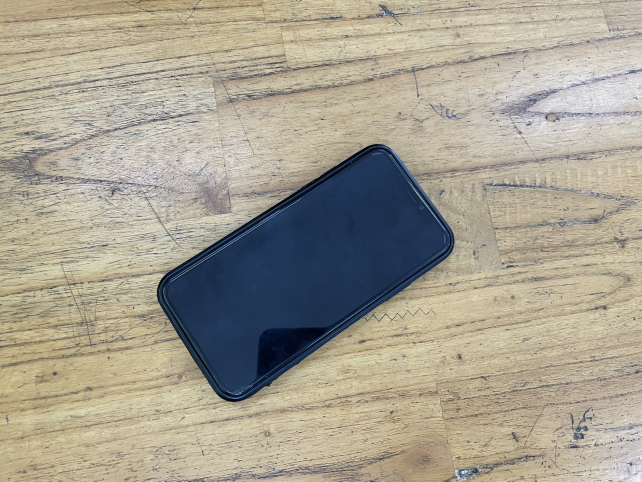
#> input picture Case_2/images/hinh_dien_thoai.jpg, 642 x 482 px, found by its file name
$ python xoay_ngang_vat_the.py
#> lines starting #> are read from the running program, lines starting #| are printed output that depends on the picture; after the words box and inside, x2 and y2 are one past the last pixel; in counts of white or black regions, pixels touching at a corner belong together
import cv2 as cv
from cv2 import cvtColor
from cv2 import Canny
import numpy as np
from matplotlib import pyplot as plt

img = cv.imread('Case_2/images/hinh_dien_thoai.jpg',cv.IMREAD_REDUCED_COLOR_4)
#> img is the input picture: shape (482, 642, 3); mean B, G, R 145.6, 160.7, 166.6

gray = cvtColor(img,cv.COLOR_BGR2GRAY)
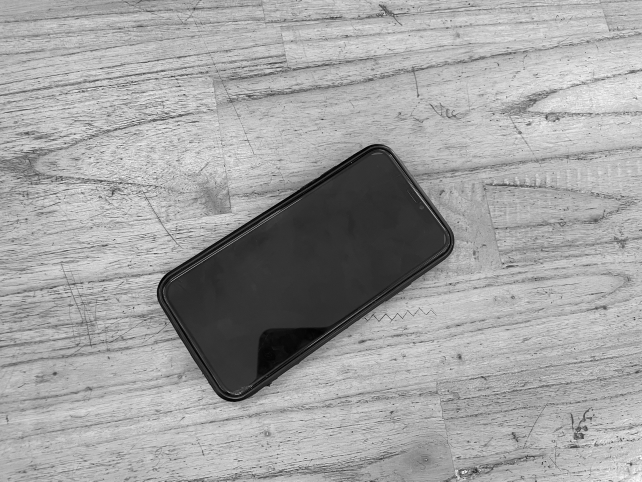
#> gray: shape (482, 642); min 1, max 251, mean 160.7
filter = cv.GaussianBlur(gray,(5,5), 0)
thresh = cv.threshold(filter,100,255,cv.THRESH_BINARY_INV)[1]
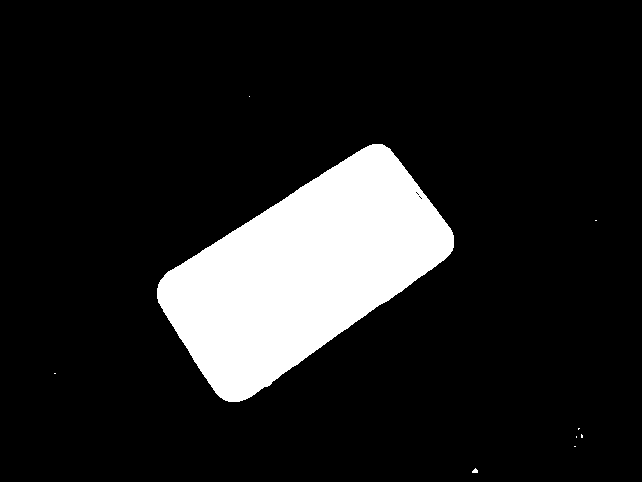
#> thresh: shape (482, 642); 13% white; 9 white regions (7 under 20 px), largest, box (x1, y1, x2, y2) and area: (157, 144, 454, 402) 40298, (472, 468, 478, 473) 21

kernel = np.ones((3,3),np.uint8)
opening = cv.morphologyEx(thresh,cv.MORPH_OPEN,kernel, iterations = 1)
#> opening: shape (482, 642); 13% white; 2 white regions (1 under 20 px), largest, box (x1, y1, x2, y2) and area: (157, 144, 454, 402) 40298

canny = cv.Canny(opening,250,350,apertureSize=3)
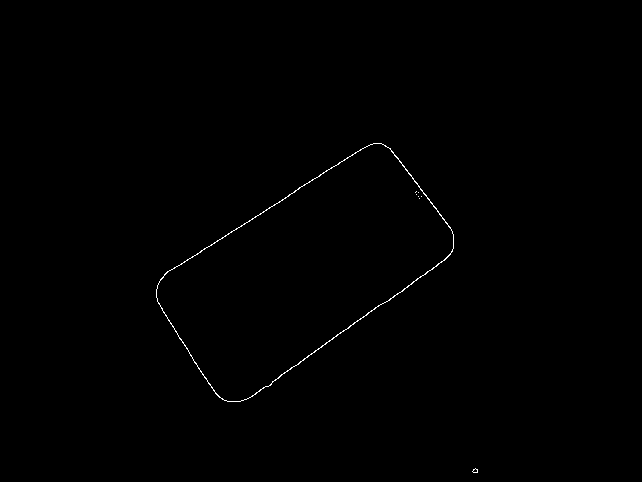
#> canny: shape (482, 642); 0.3% white in thin lines or dots, all inside (x1, y1, x2, y2) = (156, 143, 478, 473)

lines = cv.HoughLinesP(canny,1,np.pi/180,50,minLineLength=50,maxLineGap=30)
#> lines = [[246, 399, 445, 259], [162, 277, 339, 162], [241, 226, 362, 148], [389, 148, 452, 231], [162, 310, 219, 397], [315, 350, 446, 258]]


for line in lines:
    x1,y1,x2,y2 = line[0]
    cv.line(img,(x1,y1),(x2,y2),(0,255,0),2)
#> this loop made 6 passes
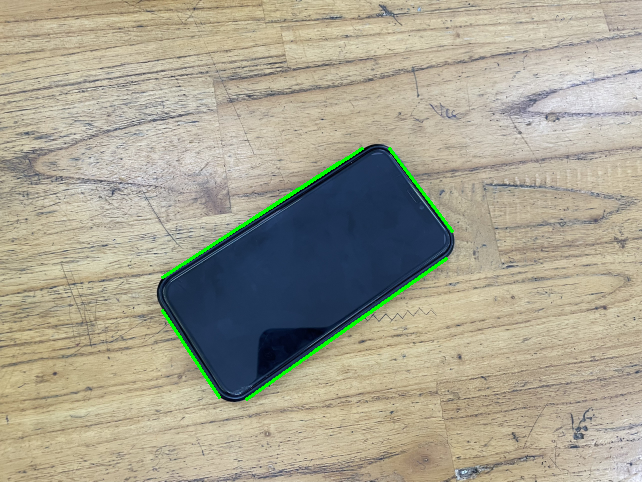
#> img: shape (482, 642, 3); 0.78% of pixels changed, all inside (x1, y1, x2, y2) = (161, 147, 454, 401)

cv.imshow('Raw',img)
cv.imshow('Canny',canny)
# [4 lines of commented-out code are left out]
cv.waitKey(0)
cv.destroyAllWindows()

# Chua xong
